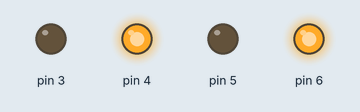
The sketch below on a simulated Arduino Uno, built with avr-gcc and run on an emulated ATmega328P. Parts: output pins drawn as LEDs (lit = HIGH).

Above: at 0.5 s.
At 2.0 s:
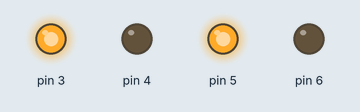
At 2.7 s:
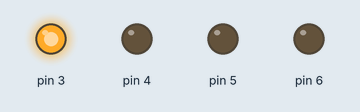
At 5.5 s:
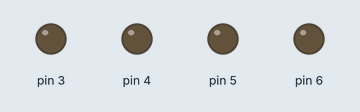
At 9.2 s:
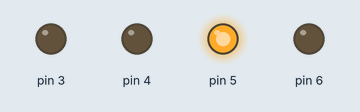
Timing chart, 0 to 10.4 s (numbered marks = the images above):
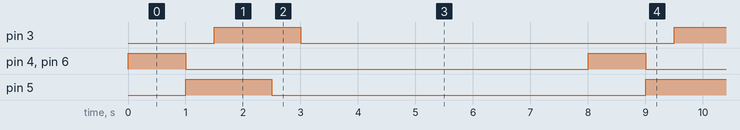

The sketch:

DC_MOTOR.ino
```cpp
void setup(){
  pinMode(6,OUTPUT);
  pinMode(5,OUTPUT);
    pinMode(4,OUTPUT);
    pinMode(3,OUTPUT);
}

void loop (){

  // The motors will move forward, turn right and then stop for 5 seconds


  // Forward direction
  digitalWrite(6,HIGH);
  digitalWrite(5,LOW);
  digitalWrite(4,HIGH);
  digitalWrite(3,LOW);
  delay(1000); //1000 ms =1 second


  // Turn Right
  digitalWrite(6,LOW);
  digitalWrite(5,HIGH);
  digitalWrite(4,LOW);
  digitalWrite(3,LOW);
  delay(500); //500 ms =1/2 second

  // Backward direction
  digitalWrite(6,LOW);
  digitalWrite(5,HIGH);
  digitalWrite(4,LOW);
  digitalWrite(3,HIGH);
  delay(1000); //1000 ms =1 second


  // Turn left
  digitalWrite(6,LOW);
  digitalWrite(5,LOW);
  digitalWrite(4,LOW);
  digitalWrite(3,HIGH);
  delay(500); //500 ms =1/2 second


   // STOP
  digitalWrite(6,LOW);
  digitalWrite(5,LOW);
  digitalWrite(4,LOW);
  digitalWrite(3,LOW);
  delay(5000); //5000 ms =5 second

}
```

Measured:
- by itself, pin 3, pin 5: alternates HIGH for 1.5 s and LOW for 6.5 s
- by itself, pin 4, pin 6: alternates HIGH for 1.0 s and LOW for 7.0 s
- by itself, everything shown: repeats every 8.0 s, in 5 steps
